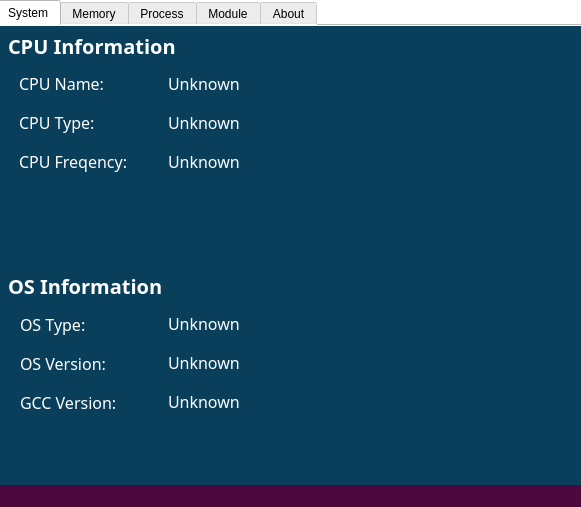
<?xml version="1.0" encoding="UTF-8"?>
<ui version="4.0">
 <class>MainWindow</class>
 <widget class="QMainWindow" name="MainWindow">
  <property name="geometry">
   <rect>
    <x>0</x>
    <y>0</y>
    <width>581</width>
    <height>507</height>
   </rect>
  </property>
  <property name="windowTitle">
   <string>TaskManager</string>
  </property>
  <property name="styleSheet">
   <string notr="true">color: rgb(0, 0, 0);
background-color: rgb(255, 255, 255);</string>
  </property>
  <widget class="QWidget" name="centralwidget">
   <widget class="QTabWidget" name="tabWidget">
    <property name="enabled">
     <bool>true</bool>
    </property>
    <property name="geometry">
     <rect>
      <x>-4</x>
      <y>0</y>
      <width>591</width>
      <height>491</height>
     </rect>
    </property>
    <property name="sizePolicy">
     <sizepolicy hsizetype="Expanding" vsizetype="Expanding">
      <horstretch>0</horstretch>
      <verstretch>0</verstretch>
     </sizepolicy>
    </property>
    <property name="minimumSize">
     <size>
      <width>591</width>
      <height>0</height>
     </size>
    </property>
    <property name="maximumSize">
     <size>
      <width>591</width>
      <height>16777215</height>
     </size>
    </property>
    <property name="styleSheet">
     <string notr="true">
</string>
    </property>
    <property name="tabPosition">
     <enum>QTabWidget::North</enum>
    </property>
    <property name="tabShape">
     <enum>QTabWidget::Rounded</enum>
    </property>
    <property name="currentIndex">
     <number>0</number>
    </property>
    <widget class="QWidget" name="tab_sys">
     <property name="styleSheet">
      <string notr="true">background-color: rgb(10, 63, 91);
color: rgb(255, 255, 255);</string>
     </property>
     <attribute name="title">
      <string>System</string>
     </attribute>
     <widget class="QLabel" name="label_CPU">
      <property name="geometry">
       <rect>
        <x>10</x>
        <y>10</y>
        <width>259</width>
        <height>20</height>
       </rect>
      </property>
      <property name="font">
       <font>
        <family>Monaco</family>
        <pointsize>15</pointsize>
        <weight>75</weight>
        <bold>true</bold>
       </font>
      </property>
      <property name="text">
       <string>CPU Information</string>
      </property>
      <property name="textFormat">
       <enum>Qt::AutoText</enum>
      </property>
     </widget>
     <widget class="QLabel" name="label_OS">
      <property name="geometry">
       <rect>
        <x>10</x>
        <y>250</y>
        <width>391</width>
        <height>20</height>
       </rect>
      </property>
      <property name="font">
       <font>
        <family>Monaco</family>
        <pointsize>15</pointsize>
        <weight>75</weight>
        <bold>true</bold>
       </font>
      </property>
      <property name="text">
       <string>OS Information</string>
      </property>
      <property name="textFormat">
       <enum>Qt::AutoText</enum>
      </property>
     </widget>
     <widget class="QWidget" name="">
      <property name="geometry">
       <rect>
        <x>21</x>
        <y>41</y>
        <width>132</width>
        <height>111</height>
       </rect>
      </property>
      <layout class="QVBoxLayout" name="verticalLayout">
       <item>
        <widget class="QLabel" name="label_1">
         <property name="font">
          <font>
           <family>Monaco</family>
           <pointsize>12</pointsize>
           <weight>50</weight>
           <bold>false</bold>
           <stylestrategy>PreferAntialias</stylestrategy>
          </font>
         </property>
         <property name="text">
          <string>CPU Name:</string>
         </property>
        </widget>
       </item>
       <item>
        <widget class="QLabel" name="label_2">
         <property name="font">
          <font>
           <family>Monaco</family>
           <pointsize>12</pointsize>
           <weight>50</weight>
           <bold>false</bold>
           <stylestrategy>PreferAntialias</stylestrategy>
          </font>
         </property>
         <property name="text">
          <string>CPU Type: </string>
         </property>
        </widget>
       </item>
       <item>
        <widget class="QLabel" name="label">
         <property name="font">
          <font>
           <family>Monaco</family>
           <pointsize>12</pointsize>
           <weight>50</weight>
           <bold>false</bold>
           <stylestrategy>PreferAntialias</stylestrategy>
          </font>
         </property>
         <property name="text">
          <string>CPU Freqency:</string>
         </property>
        </widget>
       </item>
      </layout>
     </widget>
     <widget class="QWidget" name="">
      <property name="geometry">
       <rect>
        <x>170</x>
        <y>41</y>
        <width>401</width>
        <height>111</height>
       </rect>
      </property>
      <layout class="QVBoxLayout" name="verticalLayout_2">
       <item>
        <widget class="QLabel" name="label_CPU_name">
         <property name="font">
          <font>
           <family>Monaco</family>
           <pointsize>12</pointsize>
           <weight>50</weight>
           <bold>false</bold>
           <stylestrategy>PreferAntialias</stylestrategy>
          </font>
         </property>
         <property name="text">
          <string>Unknown</string>
         </property>
        </widget>
       </item>
       <item>
        <widget class="QLabel" name="label_CPU_type">
         <property name="font">
          <font>
           <family>Monaco</family>
           <pointsize>12</pointsize>
           <weight>50</weight>
           <bold>false</bold>
           <stylestrategy>PreferAntialias</stylestrategy>
          </font>
         </property>
         <property name="text">
          <string>Unknown</string>
         </property>
        </widget>
       </item>
       <item>
        <widget class="QLabel" name="label_CPU_freq">
         <property name="font">
          <font>
           <family>Monaco</family>
           <pointsize>12</pointsize>
           <weight>50</weight>
           <bold>false</bold>
           <stylestrategy>PreferAntialias</stylestrategy>
          </font>
         </property>
         <property name="text">
          <string>Unknown</string>
         </property>
        </widget>
       </item>
      </layout>
     </widget>
     <widget class="QWidget" name="">
      <property name="geometry">
       <rect>
        <x>170</x>
        <y>281</y>
        <width>401</width>
        <height>111</height>
       </rect>
      </property>
      <layout class="QVBoxLayout" name="verticalLayout_4">
       <item>
        <widget class="QLabel" name="label_OS_type">
         <property name="font">
          <font>
           <family>Monaco</family>
           <pointsize>12</pointsize>
           <weight>50</weight>
           <bold>false</bold>
           <stylestrategy>PreferAntialias</stylestrategy>
          </font>
         </property>
         <property name="text">
          <string>Unknown</string>
         </property>
        </widget>
       </item>
       <item>
        <widget class="QLabel" name="label_OS_version">
         <property name="font">
          <font>
           <family>Monaco</family>
           <pointsize>12</pointsize>
           <weight>50</weight>
           <bold>false</bold>
           <stylestrategy>PreferAntialias</stylestrategy>
          </font>
         </property>
         <property name="text">
          <string>Unknown</string>
         </property>
        </widget>
       </item>
       <item>
        <widget class="QLabel" name="label_GCC_version">
         <property name="font">
          <font>
           <family>Monaco</family>
           <pointsize>12</pointsize>
           <weight>50</weight>
           <bold>false</bold>
           <stylestrategy>PreferAntialias</stylestrategy>
          </font>
         </property>
         <property name="styleSheet">
          <string notr="true">color: rgb(255, 255, 255);</string>
         </property>
         <property name="text">
          <string>Unknown</string>
         </property>
        </widget>
       </item>
      </layout>
     </widget>
     <widget class="QWidget" name="">
      <property name="geometry">
       <rect>
        <x>22</x>
        <y>282</y>
        <width>131</width>
        <height>111</height>
       </rect>
      </property>
      <layout class="QVBoxLayout" name="verticalLayout_3">
       <item>
        <widget class="QLabel" name="label_3">
         <property name="font">
          <font>
           <family>Monaco</family>
           <pointsize>12</pointsize>
           <weight>50</weight>
           <bold>false</bold>
           <stylestrategy>PreferAntialias</stylestrategy>
          </font>
         </property>
         <property name="text">
          <string>OS Type:</string>
         </property>
        </widget>
       </item>
       <item>
        <widget class="QLabel" name="label_4">
         <property name="font">
          <font>
           <family>Monaco</family>
           <pointsize>12</pointsize>
           <weight>50</weight>
           <bold>false</bold>
           <stylestrategy>PreferAntialias</stylestrategy>
          </font>
         </property>
         <property name="text">
          <string>OS Version:</string>
         </property>
        </widget>
       </item>
       <item>
        <widget class="QLabel" name="label_5">
         <property name="font">
          <font>
           <family>Monaco</family>
           <pointsize>12</pointsize>
           <weight>50</weight>
           <bold>false</bold>
           <stylestrategy>PreferAntialias</stylestrategy>
          </font>
         </property>
         <property name="text">
          <string>GCC Version:</string>
         </property>
        </widget>
       </item>
      </layout>
     </widget>
    </widget>
    <widget class="QWidget" name="tab_mem">
     <property name="styleSheet">
      <string notr="true">background-color: rgb(8, 88, 95);
color: rgb(255, 255, 255);</string>
     </property>
     <attribute name="title">
      <string>Memory</string>
     </attribute>
    </widget>
    <widget class="QWidget" name="tab_proc">
     <property name="styleSheet">
      <string notr="true">background-color: rgb(8, 88, 95);
color: rgb(255, 255, 255);</string>
     </property>
     <attribute name="title">
      <string>Process</string>
     </attribute>
    </widget>
    <widget class="QWidget" name="tab_mod">
     <property name="styleSheet">
      <string notr="true">background-color: rgb(8, 88, 95);
color: rgb(255, 255, 255);</string>
     </property>
     <attribute name="title">
      <string>Module</string>
     </attribute>
    </widget>
    <widget class="QWidget" name="tab_about">
     <property name="styleSheet">
      <string notr="true">background-color: rgb(8, 88, 95);
color: rgb(255, 255, 255);</string>
     </property>
     <attribute name="title">
      <string>About</string>
     </attribute>
    </widget>
   </widget>
  </widget>
  <widget class="QStatusBar" name="statusbar">
   <property name="styleSheet">
    <string notr="true">background-color: rgb(75, 9, 63);
color: rgb(255, 255, 255);</string>
   </property>
  </widget>
 </widget>
 <resources/>
 <connections/>
</ui>
